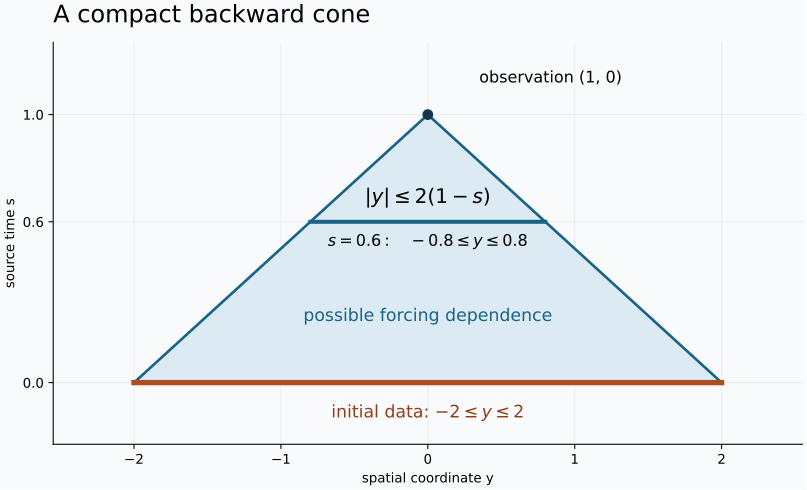

The script that saved this image:
"""Backward wave dependence, c=2, T=1. Original figure: GPT-6 Astra; CC0."""
from pathlib import Path
import matplotlib
matplotlib.use('Agg')
import matplotlib.pyplot as plt
import numpy as np
plt.rcParams['svg.hashsalt']='AN01-wave-cauchy-domain'
out=Path(__file__).parent if __file__.endswith('wave-cauchy-domain.py') else Path(__file__).parent/'advanced-U178-20261020/new'
out.mkdir(exist_ok=True,parents=True)
fig,ax=plt.subplots(figsize=(8.4,5.1),layout='constrained')
fig.patch.set_facecolor('#f8fafc');ax.set_facecolor('#f8fafc')
s=np.linspace(0,1,300);r=2*(1-s)
ax.fill_betweenx(s,-r,r,color='#dceaf3')
ax.plot(-r,s,color='#196485',lw=2);ax.plot(r,s,color='#196485',lw=2)
ax.plot([-2,2],[0,0],color='#ac4e22',lw=4,label='initial-data region')
ax.plot([-.8,.8],[.6,.6],color='#196485',lw=3)
ax.scatter([0],[1],color='#14364b',s=50,zorder=4)
ax.annotate('observation (1, 0)',(0,1),xytext=(.35,1.12),fontsize=12)
ax.text(0,.67,r'$|y|\leq 2(1-s)$',ha='center',fontsize=15)
ax.text(0,.51,r'$s=0.6:\quad -0.8\leq y\leq0.8$',ha='center',fontsize=12)
ax.text(0,.23,'possible forcing dependence',ha='center',fontsize=13,color='#196485')
ax.text(0,-.13,r'initial data: $-2\leq y\leq2$',ha='center',fontsize=13,color='#943d17')
ax.set(xlim=(-2.55,2.55),ylim=(-.23,1.27),xlabel='spatial coordinate y',ylabel='source time s')
ax.set_title('A compact backward cone',loc='left',fontsize=18,pad=15)
ax.set_xticks([-2,-1,0,1,2]);ax.set_yticks([0,.6,1])
ax.spines[['top','right']].set_visible(False)
ax.grid(alpha=.17);ax.set_axisbelow(True)
for ext in ['png','svg']:
    fig.savefig(out/('wave-cauchy-domain.'+ext),dpi=175,
                metadata={'Date':'2026-10-20'} if ext=='svg' else None)
svg=out/'wave-cauchy-domain.svg'
svg.write_text('\n'.join(line.rstrip() for line in svg.read_text(encoding='utf-8').splitlines())+'\n',encoding='utf-8')
plt.close(fig)
